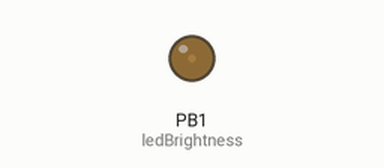
Recording of a program running on a simulated ATmega168, built with avr-gcc and emulated at 1 MHz. Parts: output pins drawn as LEDs (lit = HIGH).

Above: at 0.39 s.
At 2.11 s:
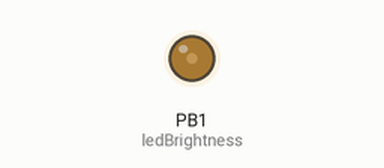
At 38.47 s:
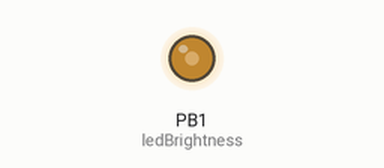
Timing chart, 0 to 40.0 s (numbered marks = the images above):
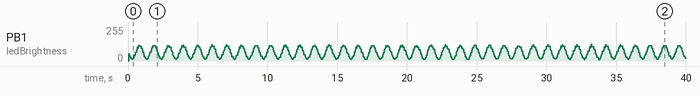

The program:

main.cpp
```cpp
/*
 * PWM_blink.cpp
 *
 * Created: 19/10/2023 12:42
 * Author : mathi
 */

#define F_CPU 1000000 // 1 [MHz], set cpu frequency in [Hz], datablad side...
#include <avr/io.h>
#include <stdio.h>
#define __DELAY_BACKWARD_COMPATIBLE__ // Required for delay til a funke med en variabel
#include <util/delay.h>
#include <math.h>


void init()
{
	DDRB |= (1 << DDB1); //set pin 7 as output in data-direction of port D
	PORTB &= ~(1<<PB1);  //set pin 7 low
}

void ledBrightness(double dutyCycle,const double T)
{
	  double onTime = dutyCycle * T; // [ms]

	  if(onTime >= T)
	  {
		  onTime = T; // protection so not negative time
	  }

	  //PWM code:
	  PORTB |= (1<<PB1); //D7 high
	  _delay_ms(onTime);
      PORTB &= ~(1<<PB1); //D7 low
	  _delay_ms(T-onTime);
}

int main(void)
{
	//initialize
	init();
	//main variables:
	double t = 0.0;
	const double fs = 0.5;			  // Speed of pulse, [Hz]
	const double fsRad = fs*2.0*M_PI; // Speed of pulse, [rad/sec]

	const double pwmFreq = 490.0;		  // PWM speed, [Hz]
	const double T = (1000.0/pwmFreq); // [ms] for 1 PWM cycle, f = 1/T

	double dCycle = 0.0;

	while (true) // run forever
	{

		//soft blink:
		t = t + 0.01;
		dCycle = (1.0 - sin(fsRad*t))*0.5; // Sets duty cycle for PWM

		ledBrightness(dCycle, T);
	}
	return 0;
}
```
